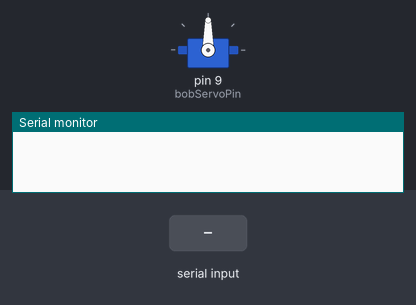
Recording of a sketch running on a simulated Arduino Uno, built with avr-gcc and run on an emulated ATmega328P. Shown: servo, the last lines printed to the serial monitor. The test bench sets the inputs (shaded band).

Above: at 1.2 s.
1.3 s: "B90\n" received over Serial
At 2.5 s:
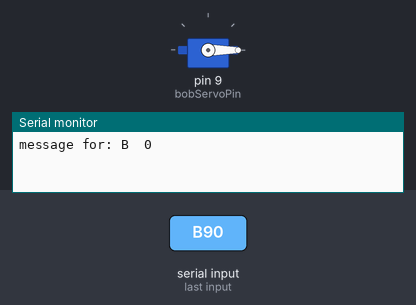
2.8 s: "B:45\n" received over Serial
At 3.8 s:
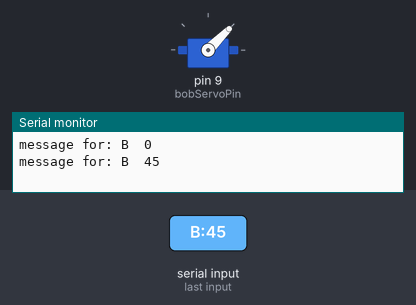
4.3 s: "B\n" received over Serial
At 5.0 s:
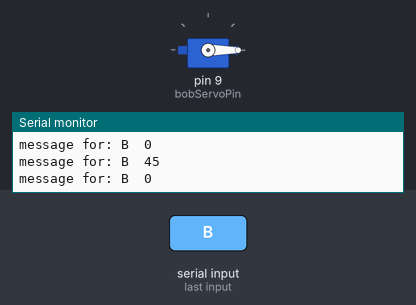
Timing chart, 0 to 7.3 s (numbered marks = the images above; inputs shaded):
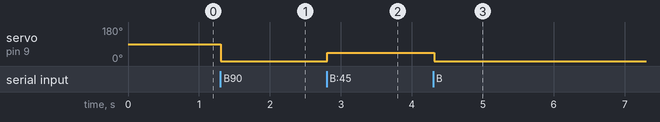

Measured:
- after the input at 1.3 s, servo on pin 9 (bobServoPin): 90° → 0° at once
- after the input at 2.8 s, servo on pin 9 (bobServoPin): 0° → 45° at once
- after the input at 4.3 s, servo on pin 9 (bobServoPin): 45° → 0° at once

The sketch:

pongController_01.ino
```cpp
#include <Servo.h>

// Read data from the serial port and set the position of a servomotor
// according to the value

//Servo alice;                   // Create servo object to control a servo
//int aliceServoPin = 10;                // Connect yellow servo wire to digital I/O pin 4

Servo bob;                   // Create servo object to control a servo
int bobServoPin = 9;                // Connect yellow servo wire to digital I/O pin 4

int leds[16];
const byte numChars = 32;
char receivedChars[numChars];   // an array to store the received data

boolean newData = false;

void setup() {
//  alice.attach(aliceServoPin);      // Attach the servo to the PWM pin
  bob.attach(bobServoPin);      // Attach the servo to the PWM pin
  Serial.begin(115200);
}

int angle;

void loop() {
  recvWithEndMarker();
  showNewData();
//  Serial.println(alice.read());
  delay(15);                     // Wait for the servo to get there
}


void recvWithEndMarker() {
  static byte ndx = 0;
  char endMarker = '\n';
  char rc;

  while (Serial.available() > 0 && newData == false) {
    rc = Serial.read();
    if (rc != endMarker) {
      receivedChars[ndx] = rc;
      ndx++;
      if (ndx >= numChars) {
        ndx = numChars - 1;
      }
    }
    else {
      receivedChars[ndx] = '\0'; // terminate the string
      ndx = 0;
      newData = true;
    }
  }
}

void showNewData() {
  if (newData == true) {
    char * next = strtok(receivedChars, ":");
    if (next != NULL) {
      next = strtok(NULL, ":");

//      if (receivedChars[0] == 'A') {
//        angle = atoi(next);
//        alice.write(angle);           // Set the servo position
//
//      }

      if (receivedChars[0] == 'B') {
        angle = atoi(next);
        bob.write(angle);           // Set the servo position
      }

      Serial.print("message for: ");
      Serial.print(receivedChars[0]);
      Serial.print('\t');
      Serial.println(atoi(next));
    }
    newData = false;
  }
}
```
